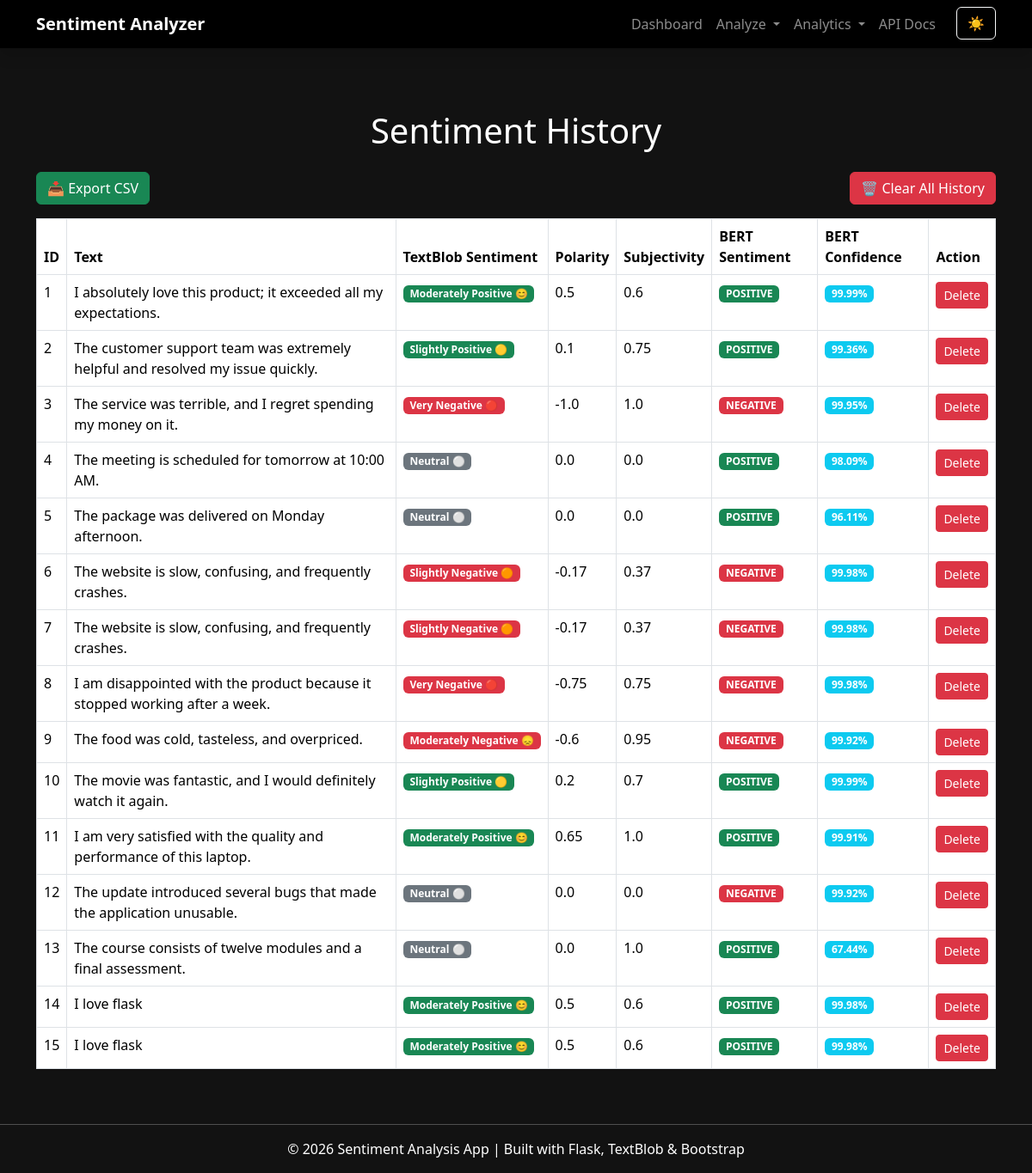
The app's page /history with its own data.
### models.py (models this page shows, shortened)
class Analysis(db.Model):
    id = db.Column(
        db.Integer,
        primary_key=True
    )
    text = db.Column(
        db.Text,
        nullable=False
    )
    sentiment = db.Column(
        db.String(50)
    )
    polarity = db.Column(
        db.Float
    )
    subjectivity = db.Column(
        db.Float
    )
    bert_sentiment = db.Column(
        db.String(20)
    )
    bert_confidence = db.Column(
        db.Float
    )
    created_at = db.Column(
        db.DateTime,
        default=datetime.utcnow
    )

### app.py (the view)
@app.route("/history")
def history():
    analyses = Analysis.query.all()
    return render_template(
        "history.html",
        analyses=analyses
    )

### templates/history.html (shortened to what this page needs)
{% extends "base.html" %}
{% block content %}
<div class="container mt-5">
    <h1 class="text-center mb-4">
        Sentiment History
    </h1>
    <div class="d-flex justify-content-between mb-3">
        <a
            href="/export-csv"
            class="btn btn-success">
            📥 Export CSV
        </a>
        <a
            href="/clear-history"
            class="btn btn-danger"
            onclick="return confirm('Are you sure you want to delete all history?')">
            🗑️ Clear All History
        </a>
    </div>
    <div class="table-responsive">
        <table class="table table-bordered table-hover">
            <thead>
                <tr>
                    <th>ID</th>
                    <th>Text</th>
                    <th>TextBlob Sentiment</th>
                    <th>Polarity</th>
                    <th>Subjectivity</th>
                    <th>BERT Sentiment</th>
                    <th>BERT Confidence</th>
                    <th>Action</th>
                </tr>
            </thead>
            <tbody>
                {% for item in analyses %}
                <tr>
    <td>{{ item.id }}</td>
    <td>{{ item.text }}</td>
    <td>
        {% if "Positive" in item.sentiment %}
        <span class="badge bg-success">
            {{ item.sentiment }}
        </span>
        {% elif "Negative" in item.sentiment %}
        <span class="badge bg-danger">
            {{ item.sentiment }}
        </span>
        {% else %}
        <span class="badge bg-secondary">
            {{ item.sentiment }}
        </span>
        {% endif %}
    </td>
    <td>{{ item.polarity }}</td>
    <td>{{ item.subjectivity }}</td>
    <td>
        {% if item.bert_sentiment == "POSITIVE" %}
        <span class="badge bg-success">
            {{ item.bert_sentiment }}
        </span>
        {% elif item.bert_sentiment == "NEGATIVE" %}
        <span class="badge bg-danger">
            {{ item.bert_sentiment }}
        </span>
        {% else %}
        <span class="badge bg-secondary">
            N/A
        </span>
        {% endif %}
    </td>
    <td>
        <span class="badge bg-info">
            {{ item.bert_confidence }}%
        </span>
    </td>
    <td>
        <a
            href="/delete/{{ item.id }}"
            class="btn btn-danger btn-sm"
            onclick="return confirm('Delete this record?')">
            Delete
        </a>
    </td>
</tr>
                {% endfor %}
            </tbody>
        </table>
    </div>
</div>
{% endblock %}

### templates/base.html (shortened to what this page needs)
<!DOCTYPE html>
<html>
<head>
    <link
        href="https://cdn.jsdelivr.net/npm/bootstrap@5.3.3/dist/css/bootstrap.min.css"
        rel="stylesheet">
    <link
        rel="stylesheet"
        href="{{ url_for('static', filename='style.css') }}">
</head>
<body>
    <nav class="navbar navbar-expand-lg navbar-dark bg-dark fixed-top shadow">
        <div class="container">
            <a class="navbar-brand" href="/">
                Sentiment Analyzer
            </a>
            <div
                class="collapse navbar-collapse"
                id="navbarNav">
                <ul class="navbar-nav ms-auto">
    <li class="nav-item">
        <a
            class="nav-link"
            href="/dashboard">
            Dashboard
        </a>
    </li>
    <li class="nav-item dropdown">
        <a
            class="nav-link dropdown-toggle"
            href="#"
            role="button"
            data-bs-toggle="dropdown">
            Analyze
        </a>
    </li>
    <li class="nav-item dropdown">
        <a
            class="nav-link dropdown-toggle"
            href="#"
            role="button"
            data-bs-toggle="dropdown">
            Analytics
        </a>
    </li>
    <li class="nav-item">
        <a
            class="nav-link"
            href="/api-docs">
            API Docs
        </a>
    </li>
    <li class="nav-item">
        <button
            id="themeToggle"
            class="btn btn-outline-light ms-3">
        </button>
    </li>
</ul>
            </div>
        </div>
    </nav>
    {% block content %}
    {% endblock %}
    <footer class="text-center mt-5 mb-3">
        <hr>
        <p>
            © 2026 Sentiment Analysis App |
            Built with Flask, TextBlob & Bootstrap
        </p>
    </footer>
</body>
</html>

### static/style.css (style rules this page uses)
body.dark-theme { background-color: #121212; color: white; }
body.dark-theme .navbar { background-color: #000 !important; }
thead th { position: sticky; top: 0; z-index: 10; }
body { padding-top: 80px; }
.navbar { backdrop-filter: blur(10px); z-index: 9999; }
.navbar-brand { font-weight: 700; }
.nav-link { font-weight: 500; }

### records on screen
Analysis: id "1", text "I absolutely love this product; it exceeded all my expectations.", sentiment "Moderately Positive 😊", polarity "0.5", subjectivity "0.6", bert_sentiment "POSITIVE", bert_confidence "99.99"
Analysis: id "2", text "The customer support team was extremely helpful and resolved my issue quickly.", sentiment "Slightly Positive 🟡", polarity "0.1", subjectivity "0.75", bert_sentiment "POSITIVE", bert_confidence "99.36"
Analysis: id "3", text "The service was terrible, and I regret spending my money on it.", sentiment "Very Negative 🔴", polarity "-1.0", subjectivity "1.0", bert_sentiment "NEGATIVE", bert_confidence "99.95"
Analysis: id "4", text "The meeting is scheduled for tomorrow at 10:00 AM.", sentiment "Neutral ⚪", polarity "0.0", subjectivity "0.0", bert_sentiment "POSITIVE", bert_confidence "98.09"
Analysis: id "5", text "The package was delivered on Monday afternoon.", sentiment "Neutral ⚪", polarity "0.0", subjectivity "0.0", bert_sentiment "POSITIVE", bert_confidence "96.11"
Analysis: id "6", text "The website is slow, confusing, and frequently crashes.", sentiment "Slightly Negative 🟠", polarity "-0.17", subjectivity "0.37", bert_sentiment "NEGATIVE", bert_confidence "99.98"
Analysis: id "7", text "The website is slow, confusing, and frequently crashes.", sentiment "Slightly Negative 🟠", polarity "-0.17", subjectivity "0.37", bert_sentiment "NEGATIVE", bert_confidence "99.98"
Analysis: id "8", text "I am disappointed with the product because it stopped working after a week.", sentiment "Very Negative 🔴", polarity "-0.75", subjectivity "0.75", bert_sentiment "NEGATIVE", bert_confidence "99.98"
Analysis: id "9", text "The food was cold, tasteless, and overpriced.", sentiment "Moderately Negative 😞", polarity "-0.6", subjectivity "0.95", bert_sentiment "NEGATIVE", bert_confidence "99.92"
Analysis: id "10", text "The movie was fantastic, and I would definitely watch it again.", sentiment "Slightly Positive 🟡", polarity "0.2", subjectivity "0.7", bert_sentiment "POSITIVE", bert_confidence "99.99"
Analysis: id "11", text "I am very satisfied with the quality and performance of this laptop.", sentiment "Moderately Positive 😊", polarity "0.65", subjectivity "1.0", bert_sentiment "POSITIVE", bert_confidence "99.91"
Analysis: id "12", text "The update introduced several bugs that made the application unusable.", sentiment "Neutral ⚪", polarity "0.0", subjectivity "0.0", bert_sentiment "NEGATIVE", bert_confidence "99.92"
Analysis: id "13", text "The course consists of twelve modules and a final assessment.", sentiment "Neutral ⚪", polarity "0.0", subjectivity "1.0", bert_sentiment "POSITIVE", bert_confidence "67.44"
Analysis: id "14", text "I love flask", sentiment "Moderately Positive 😊", polarity "0.5", subjectivity "0.6", bert_sentiment "POSITIVE", bert_confidence "99.98"
Analysis: id "15", text "I love flask", sentiment "Moderately Positive 😊", polarity "0.5", subjectivity "0.6", bert_sentiment "POSITIVE", bert_confidence "99.98"
